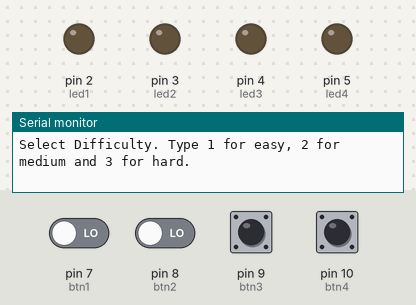
This sketch was run on a simulated Arduino Uno, built with avr-gcc and run on an emulated ATmega328P. On the bench: output pins drawn as LEDs (lit = HIGH), the last lines printed to the serial monitor. Inputs (shaded band) come from the test bench; at power-on: pin 7 (btn1), pin 8 (btn2), pin 9 (btn3), pin 10 (btn4) LOW. Random numbers use the default seed unless the sketch sets one.

Above: at 6.2 s.
6.3 s: pin 7 (btn1) driven HIGH and pin 8 (btn2) driven HIGH
At 7.8 s:
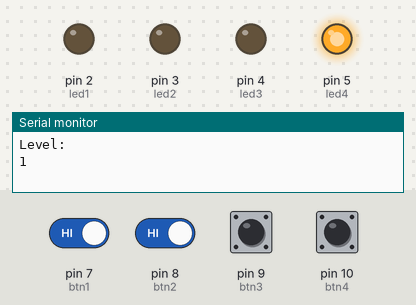
At 13.8 s:
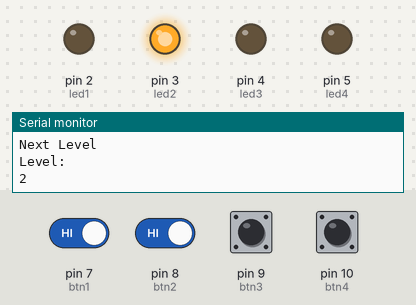
Timing chart, 0 to 43.7 s (numbered marks = the images above; inputs shaded):
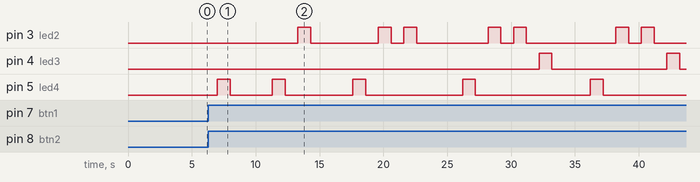

The sketch:

simon_game.ino
```cpp
#define led1 2
#define led2 3
#define led3 4
#define led4 5
#define btn1 7
#define btn2 8
#define btn3 9
#define btn4 10

int seq[10];
int userIn[10];
int score = 0;
int ledCount = 0;
int userCount = 0;
int time = 0;
bool answer;
int level;
int speed;

void setup() {
  Serial.begin(9600);
  pinMode(led1, OUTPUT);
  pinMode(led2, OUTPUT);
  pinMode(led3, OUTPUT);
  pinMode(led4, OUTPUT);
  pinMode(btn1, INPUT);
  pinMode(btn2, INPUT);
  pinMode(btn3, INPUT);
  pinMode(btn4, INPUT);
  Serial.println("Select Difficulty. Type 1 for easy, 2 for medium and 3 for hard.");
  delay(5000);
  level = Serial.read();
  switch (level) {
    case 50:
      speed = 750;
      break;
    case 51:
      speed = 500;
      break;
    default:
      speed = 1000;
      break;
  }
}

void loop() {
  if (ledCount < 10) {
    delay(2000);
    Serial.println("Level:");
    Serial.println(ledCount + 1);
    seq[ledCount] = random(2, 6);
    for (int i = 0; i <= ledCount; i++) {
      digitalWrite(seq[i], 1);
      delay(speed);
      digitalWrite(seq[i], 0);
      delay(speed);
    }
    ledCount++;
    Serial.println("Enter your answer.");
    time = millis();
    while (millis() - time < 5000 && userCount < ledCount) {
      if (digitalRead(btn1)) {
        Serial.println("btn1");
        userIn[userCount] = 2;
        time = millis();
        userCount++;
        delay(100);
      }
      if (digitalRead(btn2)) {
        Serial.println("btn2");
        userIn[userCount] = 3;
        time = millis();
        userCount++;
        delay(200);
      }
      if (digitalRead(btn3)) {
        Serial.println("btn3");
        userIn[userCount] = 4;
        time = millis();
        userCount++;
        delay(200);
      }
      if (digitalRead(btn4)) {
        Serial.println("btn4");
        userIn[userCount] = 5;
        time = millis();
        userCount++;
        delay(200);
      }
    }
    for (int i = 0; i < userCount; i++) {
      if (userIn[i] != seq[i]) {
        answer = false;
      } else {
        answer = true;
      }
    }
    if (answer) {
      score++;
      Serial.println("Right! score:");
      Serial.println(score);
    } else {
      Serial.println("Wrong sequence, Score:");
      Serial.println(score);
    }
    userCount = 0;
    for (int i = 0; i < 10; i++) {
      userIn[i] = 0;
    }
    Serial.println("Next Level");
  }
}
```
